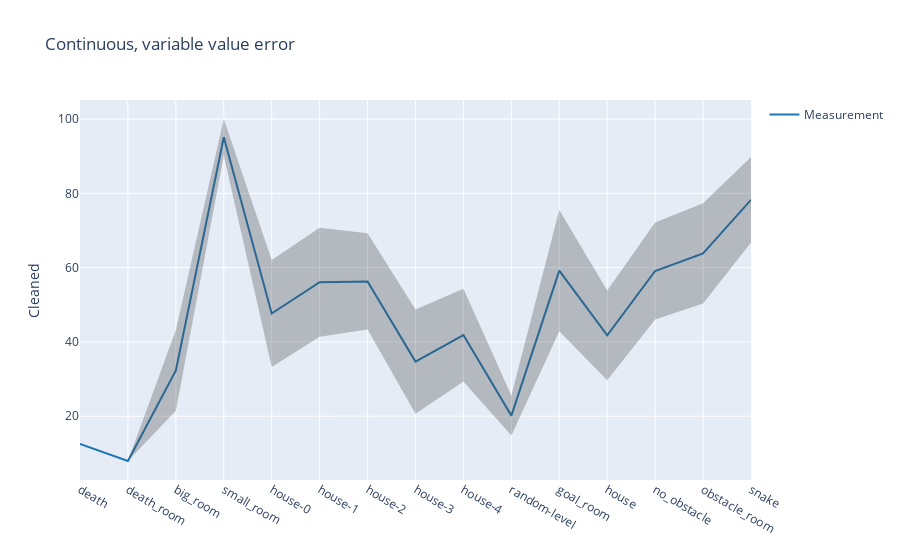

Notebook source saved alongside this figure:
### Code cell
fig = go.Figure([
    go.Scatter(
        name='Measurement',
        x=data_policy['grid'],
        y=data_policy['mean_cleaned'],
        mode='lines',
        line=dict(color='rgb(31, 119, 180)'),
    ),
    go.Scatter(
        name='Upper Bound',
        x=data_policy['grid'],
        y=data_policy['mean_cleaned']+data_policy['std_cleaned'],
        mode='lines',
        marker=dict(color="#444"),
        line=dict(width=0),
        showlegend=False
    ),
    go.Scatter(
        name='Lower Bound',
        x=data_policy['grid'],
        y=data_policy['mean_cleaned']-data_policy['std_cleaned'],
        marker=dict(color="#444"),
        line=dict(width=0),
        mode='lines',
        fillcolor='rgba(68, 68, 68, 0.3)',
        fill='tonexty',
        showlegend=False
    )
])
fig.update_layout(
    yaxis_title='Cleaned',
    title='Continuous, variable value error ',
    hovermode="x"
)
fig.show()

### Figure 1 — Plotly figure (JSON) as saved in the notebook; plotly's stock layout.template omitted (floating-point values rounded to 4 significant figures)
{"data": [{"line": {"color": "rgb(31, 119, 180)"}, "mode": "lines", "name": "Measurement", "type": "scatter", "x": ["death", "death_room", "big_room", "small_room", "house-0", "house-1", "house-2", "house-3", "house-4", "random-level", "goal_room", "house", "no_obstacle", "obstacle_room", "snake"], "y": [12.5, 7.937, 32.32, 95.14, 47.65, 56.08, 56.3, 34.7, 41.84, 20.16, 59.21, 41.76, 59.1, 63.85, 78.27]}, {"line": {"width": 0}, "marker": {"color": "#444"}, "mode": "lines", "name": "Upper Bound", "showlegend": false, "type": "scatter", "x": ["death", "death_room", "big_room", "small_room", "house-0", "house-1", "house-2", "house-3", "house-4", "random-level", "goal_room", "house", "no_obstacle", "obstacle_room", "snake"], "y": [12.5, 7.937, 43.19, 100.0, 62.05, 70.74, 69.24, 48.71, 54.35, 25.55, 75.54, 53.88, 72.14, 77.33, 89.78]}, {"fill": "tonexty", "fillcolor": "rgba(68, 68, 68, 0.3)", "line": {"width": 0}, "marker": {"color": "#444"}, "mode": "lines", "name": "Lower Bound", "showlegend": false, "type": "scatter", "x": ["death", "death_room", "big_room", "small_room", "house-0", "house-1", "house-2", "house-3", "house-4", "random-level", "goal_room", "house", "no_obstacle", "obstacle_room", "snake"], "y": [12.5, 7.937, 21.45, 90.23, 33.25, 41.43, 43.37, 20.69, 29.34, 14.77, 42.87, 29.65, 46.06, 50.36, 66.75]}], "layout": {"hovermode": "x", "title": {"text": "Continuous, variable value error "}, "yaxis": {"title": {"text": "Cleaned"}}}}
